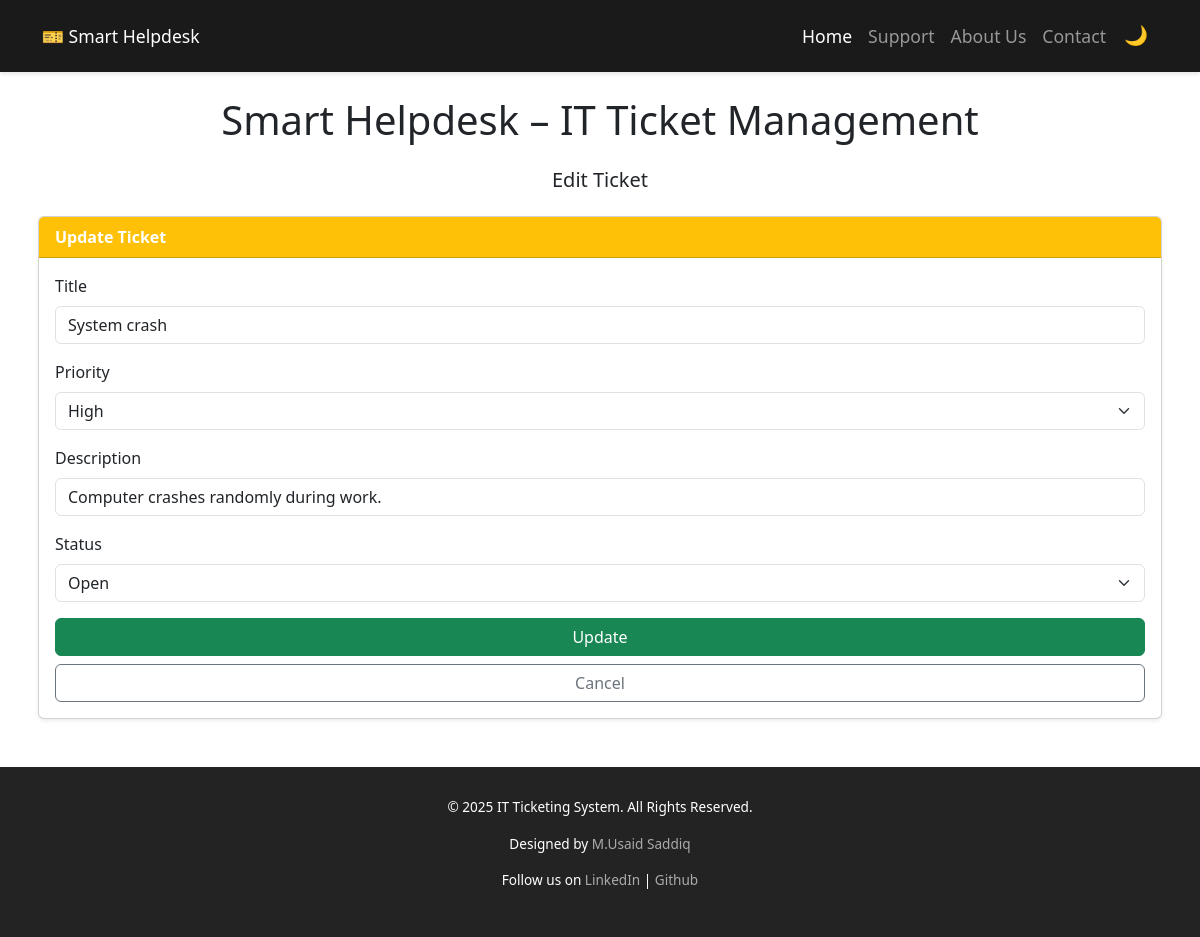
Screenshot of /edit.php?ticket_id=4 with the database file from the repository.
### tables this page shows
CREATE TABLE `tickets` (
  `ticket_id` int(11) NOT NULL,
  `title` varchar(255) NOT NULL,
  `priority` enum('Low','Medium','High') DEFAULT 'Medium',
  `description` text DEFAULT NULL,
  `status` enum('Open','In Progress','Closed') DEFAULT 'Open',
  `created_at` timestamp NOT NULL DEFAULT current_timestamp(),
  `updated_at` timestamp NOT NULL DEFAULT current_timestamp() ON UPDATE current_timestamp()
);

### edit.php (the view, shortened to what this page needs)
<?php
include "config.php";
if (isset($_GET['ticket_id']) && !empty($_GET['ticket_id'])) {
    $id = intval($_GET['ticket_id']);
} else {
    echo "<div class='alert alert-danger'>Ticket ID is not provided!</div>";
}
$sql = "SELECT * FROM tickets WHERE ticket_id = $id";
$result = mysqli_query($conn, $sql);
$ticket = mysqli_fetch_assoc($result);
?>
<!DOCTYPE html>
<html lang="en" data-bs-theme="light">
<head>
    <link href="https://cdn.jsdelivr.net/npm/bootstrap@5.3.2/dist/css/bootstrap.min.css" rel="stylesheet">
</head>
<body>
    <nav class="navbar navbar-expand-lg navbar-dark">
        <div class="container-fluid">
            <a class="navbar-brand" href="#">🎫 Smart Helpdesk</a>
            <div class="collapse navbar-collapse" id="navbarNav">
                <ul class="navbar-nav ms-auto">
                    <li class="nav-item">
                        <a class="nav-link active" href="#">Home</a>
                    </li>
                    <li class="nav-item">
                        <a class="nav-link" href="#">Support</a>
                    </li>
                    <li class="nav-item">
                        <a class="nav-link" href="#">About Us</a>
                    </li>
                    <li class="nav-item">
                        <a class="nav-link" href="#">Contact</a>
                    </li>
                    <li class="nav-item">
                        <button class="theme-icon" onclick="toggleTheme()" id="themeToggle"
                            title="Toggle Theme">🌙</button>
                    </li>
                </ul>
            </div>
        </div>
    </nav>
    <main class="container mt-4 mb-5 px-2">
        <h1 class="text-center mb-4">Smart Helpdesk – IT Ticket Management</h1>
        <h5 class="text-center mb-4">Edit Ticket</h5>
        <div class="card mb-4 shadow-sm">
            <div class="card-header bg-warning text-white">
                <strong>Update Ticket</strong>
            </div>
            <div class="card-body">
                <form method="post" action="edit.php?ticket_id=<?= $id; ?>">
                    <div class="mb-3">
                        <label class="form-label">Title</label>
                        <input type="text" name="title" value="<?= htmlspecialchars($ticket['title']) ?>"
                            class="form-control" required>
                    </div>
                    <div class="mb-3">
                        <label class="form-label">Priority</label>
                        <select name="priority"
                            class="form-select">
                            <option value="<?= htmlspecialchars($ticket['priority']) ?>"><?= htmlspecialchars($ticket['priority']) ?></option>
                        </select>
                    </div>
                    <div class="mb-3">
                        <label class="form-label">Description</label>
                        <input type="text" name="description" value="<?= htmlspecialchars($ticket['description']) ?>"
                            class="form-control" rows="3">
                    </div>
                    <div class="mb-3">
                        <label class="form-label">Status</label>
                        <select name="status" class="form-select">
                            <option value="<?= htmlspecialchars($ticket['status']) ?>"><?= htmlspecialchars($ticket['status']) ?></option>
                        </select>
                    </div>
                    <div class="d-grid gap-2">
                        <button type="submit" class="btn btn-success">Update</button>
                        <a href="index.php" class="btn btn-outline-secondary">Cancel</a>
                    </div>
                </form>
            </div>
        </div>
    </main>
    <footer>
        <div>
            <p>© 2025 IT Ticketing System. All Rights Reserved.</p>
            <p>Designed by <a href="#">M.Usaid Saddiq</a></p>
            <p>Follow us on <a href="https://www.linkedin.com/in/m-usaid-saddiq-110500320" target="_blank">LinkedIn</a> | <a href="https://github.com/Usaid136" target="_blank">Github</a></p>
        </div>
    </footer>
</body>
</html>

### edit.php (style rules this page uses)
footer { background-color: #232323; color: #fff; padding: 30px 0; margin-top: auto; font-size: 0.85rem; text-align: center; }
footer a { color: #aaa; text-decoration: none; }
.navbar { background-color: #1a1a1a; padding: 15px 30px; box-shadow: 0 2px 4px rgba(0, 0, 0, 0.1); }
.navbar-brand, .navbar-nav .nav-link { font-size: 1.1rem; font-weight: 500; }
.navbar-nav .nav-link { color: #fff; padding: 8px 20px; }
.navbar .theme-icon { font-size: 1.2rem; border: none; background: none; color: white; padding: 6px 10px; cursor: pointer; }

### rows the page displays
tickets: title "System crash", priority "High", description "Computer crashes randomly during work.", status "Open"
